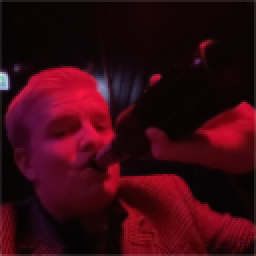
#> input picture 02_rotate_image/in/prost.png, 128 x 128 px (shown 2 times larger); its folder holds only this picture in this run
$ python main.py
#> lines starting #> are read from the running program, lines starting #| are printed output that depends on the picture
import os
from PIL import Image

def rotate_and_save_images(input_dir, output_dir):
#> called with input_dir = 'in/', output_dir = 'out/'
    if not os.path.exists(output_dir):
        os.makedirs(output_dir)

    for filename in os.listdir(input_dir):
        if filename.lower().endswith(('.png', '.jpg', '.jpeg', '.bmp', '.gif')):
            file_path = os.path.join(input_dir, filename)
            img = Image.open(file_path)
#> img is the input picture: PIL image 128x128 RGBA; mean R, G, B, A 55.2, 7.8, 17.3, 254.2
            base_name, ext = os.path.splitext(filename)

            for angle in range(0, 360, 10):
                rotated_image = img.rotate(angle, expand=True)
                output_filename = f"{base_name}_{angle}{ext}"
                rotated_image.save(os.path.join(output_dir, output_filename))
                print(f"Saved rotated image: {output_filename}")
#> this loop made 36 passes
#> pass 2, in rotate_and_save_images, `rotated_image = img.rotate(angle, expand=True)`:
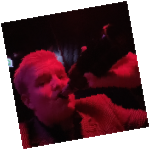
#> rotated_image: PIL image 150x150 RGBA; mean R, G, B, A 40.2, 5.7, 12.6, 185; transparent parts drawn white
#> pass 3, in rotate_and_save_images, `rotated_image = img.rotate(angle, expand=True)`:
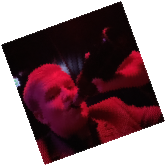
#> rotated_image: PIL image 166x166 RGBA; mean R, G, B, A 32.8, 4.7, 10.3, 151.1; transparent parts drawn white
#> after the loop:
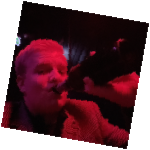
#> rotated_image: PIL image 150x150 RGBA; mean R, G, B, A 40.2, 5.7, 12.6, 185; transparent parts drawn white

if __name__ == "__main__":
    input_directory = "in/"  # Change this to your input directory
    output_directory = "out/"  # Change this to your output directory

    rotate_and_save_images(input_directory, output_directory)
